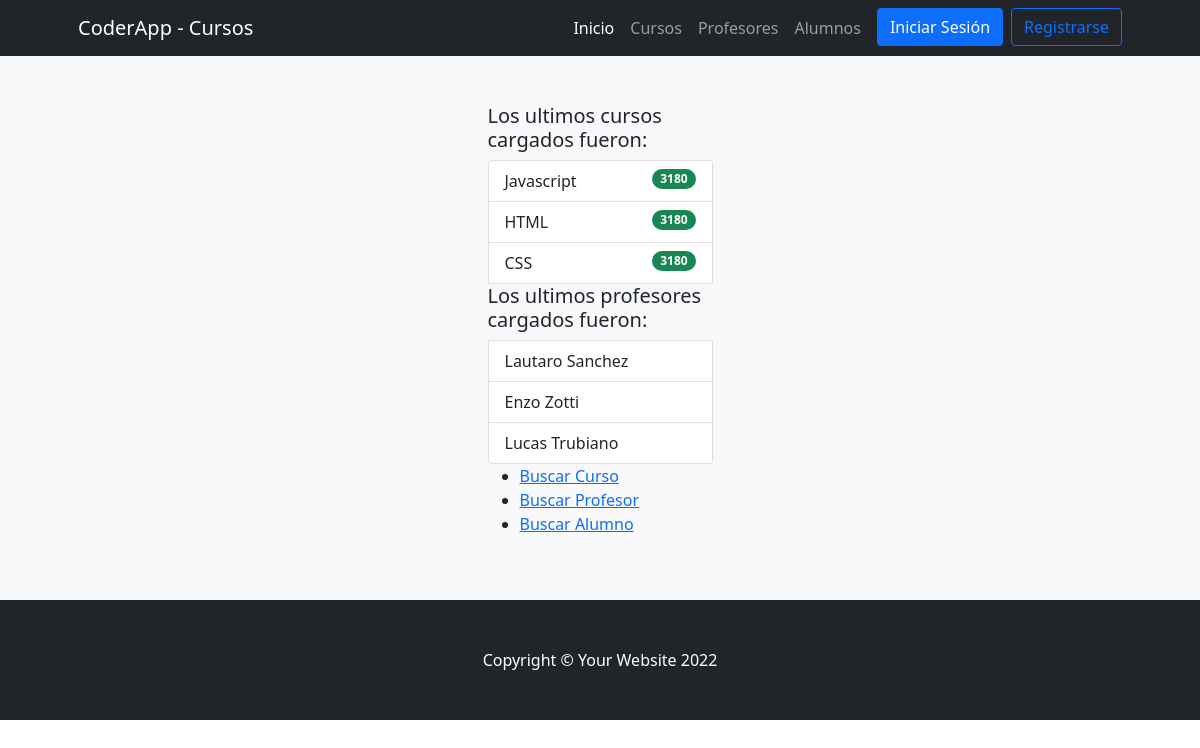
The page /appcye/ on the database as committed earlier.
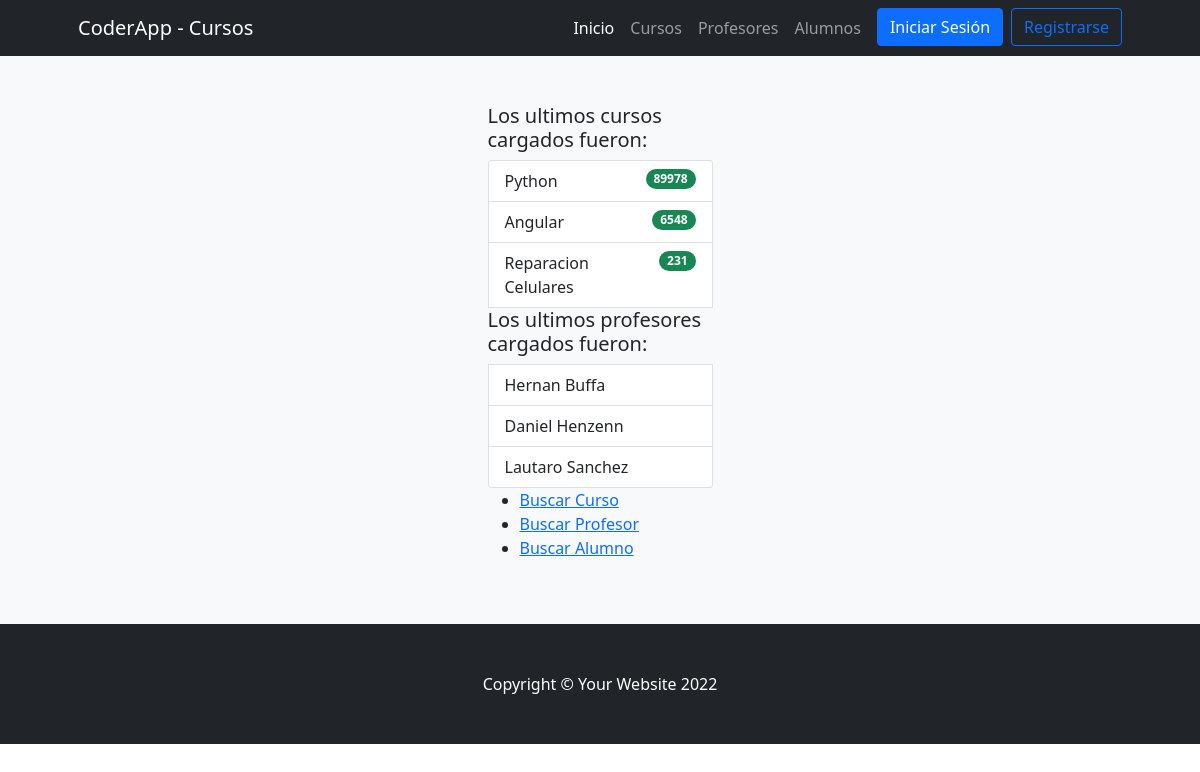
The same page on the database as committed later.
### AppCursosyEventos/models.py (models this page shows)
class Cursos(models.Model):
    cursos = models.CharField(max_length= 30)
    comision = models.PositiveIntegerField()
    class Meta:
        verbose_name_plural = "Cursos"

class Profesores(models.Model):
    nombre = models.CharField(max_length= 30)
    apellido = models.CharField(max_length= 30)
    class Meta:
        verbose_name_plural = "Profesores"

### AppCursosyEventos/views.py (the view)
# urls.py: path('', inicio, name= "inicio"),
def inicio(request):
    cursos = Cursos.objects.all().order_by('-id')[:3]
    eventos = Profesores.objects.all().order_by('-id')[:3]
    if request.user.is_authenticated:
        avatar= Avatar.objects.get(usuario=request.user)
        return render(request,"CursosyEventosApp/index.html",{'cursos': cursos, 'profes':eventos,'avatar':avatar})
    return render(request,"CursosyEventosApp/index.html",{'cursos': cursos, 'profes':eventos})

### AppCursosyEventos/templates/CursosyEventosApp/index.html (shortened to what this page needs)
{% extends 'CursosyEventosApp/base.html' %}
{% load static %}
{% block contenidoPagina %}
<section class="bg-light py-5">
    <div class="container px-5">
        <div class="row gx-5 justify-content-center">
            <div class="col-lg-3">
                <h5>Los ultimos cursos cargados fueron: </h5>
                <ul class="list-group">
                    {% for curso in cursos %}
                        <li class="list-group-item d-flex justify-content-between align-items-start">
                            {{curso.cursos}}
                            <span class="badge bg-success rounded-pill">{{curso.comision}}</span>
                        </li>
                    {% endfor %}
                    <h5>Los ultimos profesores cargados fueron: </h5>
                    {% for x in profes %}
                    <li class="list-group-item d-flex justify-content-between align-items-start">
                        {{x.nombre}}
                        {{x.apellido}}
                    </li>
                {% endfor %}
                </ul>
                    <ul>
                        <li><a href="{% url 'buscar_curso' %}"> Buscar Curso</a></li>
                        <li><a href="{% url 'buscar_profesor' %}"> Buscar Profesor</a></li>
                        <li><a href="{% url 'buscar_alumno' %}"> Buscar Alumno</a></li>
                    </ul>
            </div>
        </div>
    </div>
</section>
{% endblock %}

Rows that differ between the two databases and show on the page:
removed Cursos: cursos "Javascript", comision "3180"
removed Cursos: cursos "HTML", comision "3180"
removed Cursos: cursos "CSS", comision "3180"
no longer on this page (row unchanged): Profesores: nombre "Enzo", apellido "Zotti"
no longer on this page (row unchanged): Profesores: nombre "Lucas", apellido "Trubiano"
added Cursos: cursos "Python", comision "89978"
added Cursos: cursos "Angular", comision "6548"
added Cursos: cursos "Reparacion Celulares", comision "231"
added Profesores: nombre "Hernan", apellido "Buffa"
added Profesores: nombre "Daniel", apellido "Henzenn"
